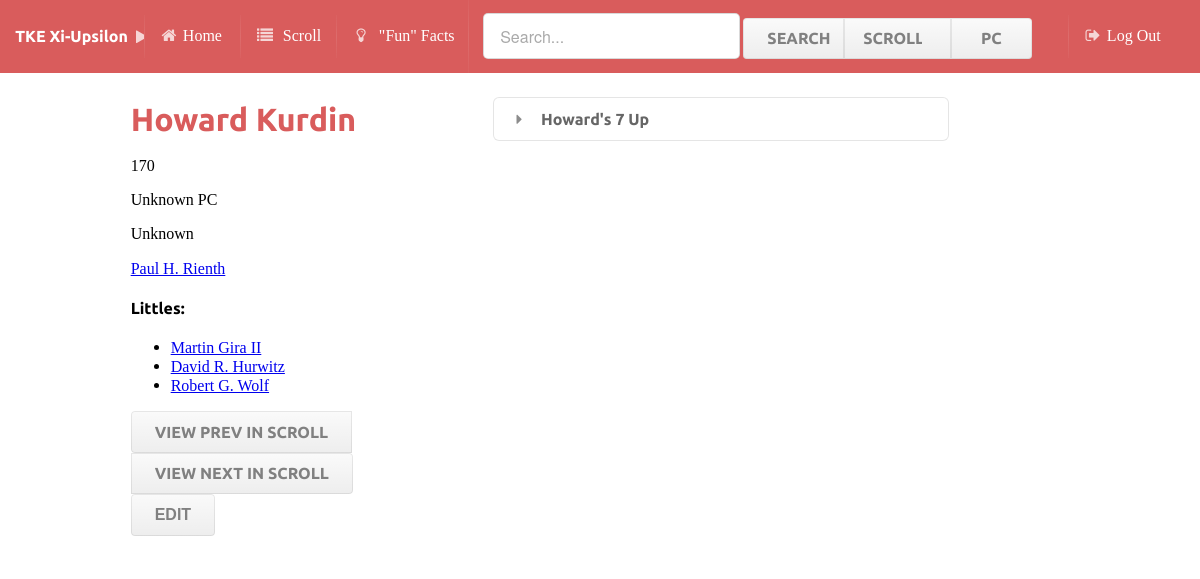
The page /brothers/170/ (signed in) on the database as committed earlier.
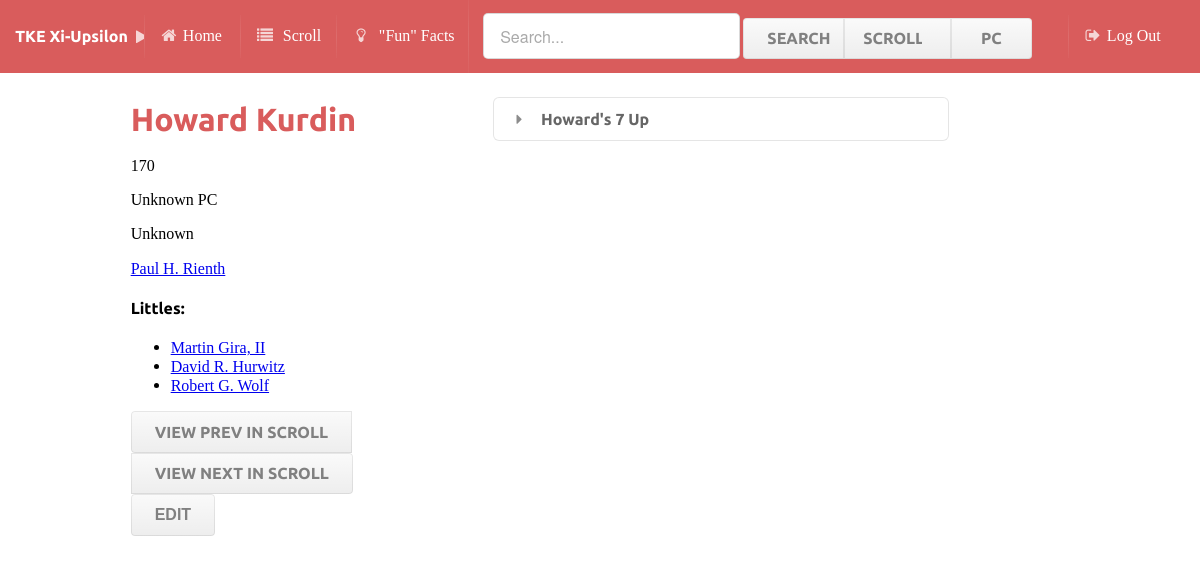
The same page on the database as committed later.
### brothers/models.py (models this page shows, shortened)
class Brother(models.Model):
	scroll = models.IntegerField()
	pc = models.IntegerField()
	fname = models.CharField(max_length=50)
	lname = models.CharField(max_length=50)
	name = models.CharField(max_length=50)
	nickname = models.CharField(max_length=50)
	big = models.CharField(max_length=50)
	bigS = models.IntegerField(max_length=50)

### brothers/views.py (the view)
# urls.py: url(r'^(?P<scroll>\d+)/$', views.detail,name='detail'),
@login_required(login_url="brothers.views.login")
def detail(request, scroll):
    b = Brother.objects.get(scroll=scroll)
    return render(request, 'brothers/index.html',{'brother':b,'littles':Brother.objects.filter(bigS=b.scroll),'lastScroll':Brother.objects.all().aggregate(Max('scroll'))['scroll__max'],'tree':getTree(b.scroll)})

### brothers/views.py (called while the page is built)
def getTree(scroll):
    tree = []
    curr = Brother.objects.get(scroll=scroll)
    i=0
    while curr.scroll!=0 and i<11:
        tree.append(curr)
        curr = Brother.objects.get(scroll=curr.bigS)
        i+=1
    tree.reverse()
    return tree

### brothers/templates/brothers/index.html (shortened to what this page needs)
{%extends 'layout.html'%}
{%block content%}
<head>
</head>
<body style='font-family="sans-serif"'>
<div class="ui two column page grid">
	<div class="six wide column">
	<h1 class="ui red header">{{brother.name}}</h1>
	<p>{{brother.scroll}}</p>
	{% if brother.pc != -1%}
	<p>PC {{brother.pc}}</p>
	{%else%}
	<p>Unknown PC</p>
	{%endif%}
	<p>{{brother.nickname}}</p>
	<a href="{% url 'detail' brother.bigS%}">{{brother.big}}</a>
	{%if littles%}
	<h4>Littles:</h4>
	<ul>
		{%for l in littles%}
		<li><a href="{% url 'detail' l.scroll%}">{{l.name}}</a></li>
		{%endfor%}
	</ul>
	<p>{%endif%} </p>
	<div class="footer">
	<div class="ui buttons">
		{%if brother.scroll == 1%}
		<input class="ui disabled button" type="button" value="View Prev in Scroll"/>
		{%else%}
		<button class="ui vertical animated button" type="button" onClick="window.location='/brothers/{{brother.scroll|add:-1}}/' ">
			<div class="visible content">View Prev in Scroll</div>
		</button>
		{%endif%}
		{%if brother.scroll == lastScroll%}
		<input class="ui disabled button" type="button" value="View Next in Scroll"/>
		{%else%}
		<button class="ui vertical animated button" type="button" onClick="window.location='/brothers/{{brother.scroll|add:1}}/' ">
			<div class="visible content">View Next in Scroll</div>
		</button>
		{%endif%}
	</div>
		{%if request.user.is_superuser%}
		<button class="ui button" type="button" onClick="window.location='/brothers/{{brother.scroll}}/edit/' ">
			Edit
		</button>
		{%endif%}
</div>
</div>
<div class="column">
{%if brother.big != "Unknown"%}
	<div class="ui accordion">
		<div class="title">
			<i class="dropdown icon"></i>
			{{brother.fname}}'s {{tree|length|add:-1}} Up
		</div>
	</div>
{%endif%}
</div>
</div>
</body>
{%endblock%}

Rows that differ between the two databases and show on the page:
changed Brother: name "Martin Gira II" → "Martin Gira, II"
